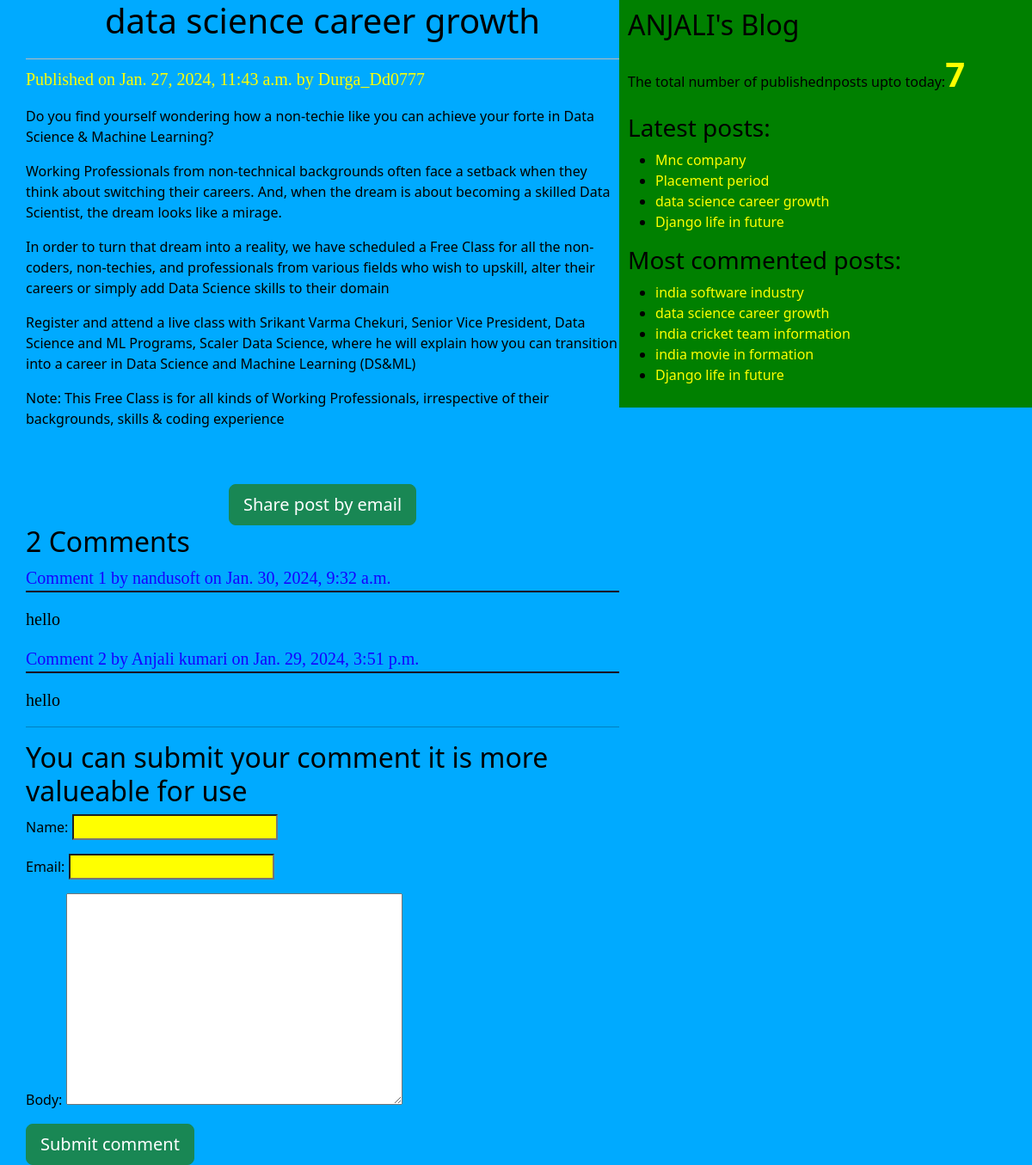
Screenshot of /2024/01/27/data-science-career-growth/ with the database file from the repository.
### blog/models.py (models this page shows, shortened)
class Post(models.Model):
    STATUS_CHOICES=(('draft','Draft'),('published','Published'))
    title=models.CharField(max_length=256)
    slug=models.SlugField(max_length=264,unique_for_date='publish')
    author=models.ForeignKey(User,on_delete=models.CASCADE ,related_name='blog_posts')
    body=models.TextField()
    publish=models.DateTimeField(default=timezone.now)
    created=models.DateTimeField(auto_now_add=True)
    updated=models.DateTimeField(auto_now=True)
    status=models.CharField(max_length=10,choices=STATUS_CHOICES,default='draft')
    objects=Custommanager()
    tags=TaggableManager()
    class Meta:
        ordering=('-publish',)
    def get_absolute_url(self):
        return reverse("post_detail", args=[self.publish.year,self.publish.strftime('%m'),self.publish.strftime('%d'),self.slug])

class Comments(models.Model):
    post=models.ForeignKey(Post,related_name='comments',on_delete=models.CASCADE)
    name=models.CharField(max_length=32)
    email=models.EmailField()
    body=models.TextField()
    created=models.DateTimeField(auto_now_add=True)
    updated=models.DateTimeField(auto_now=True)
    active=models.BooleanField(default=True)
    class Meta:
        ordering=('-created',)

### blog/views.py (the view)
# urls.py: path('<int:year>/<int:month>/<int:day>/<slug:post>/',views.post_detail_view,name='post_detail'),
def post_detail_view(request,year,month,day,post):
   post=get_object_or_404(Post,slug=post,
                             status='published',
                              publish__year=year,
                              publish__month=month,
                              publish__day=day)
   comments=post.comments.filter(active=True)
   csubmit=False
   if request.method=='POST':
       form=Commentform(request.POST)
       if form.is_valid():
           new_comment=form.save(commit=False)
           new_comment.post=post
           new_comment.save()
           csubmit=True
   else:
       form=Commentform()
   return render(request,'blog/post_detail.html',{'post':post,'csubmit':csubmit,'form':form,'csubmit':csubmit,'comments':comments})

### blog/forms.py
class Commentform(forms.ModelForm):
    class Meta:
        model=Comments
        fields=('name','email','body')

### blog/models.py (called while the page is built)
    def get_queryset(self):
        return super().get_queryset().filter(status='published')

### blog/templatetags/blog_tags.py (called while the page is built)
@register.simple_tag(name='my_tag')
def total_posts():
    return Post.objects.count()

@register.inclusion_tag('blog/latest_posts123.html')
def show_latest_post(count=3):
  latest_posts =Post.objects.order_by('-publish')[:count]
  return {'latest_posts':latest_posts}

@register.simple_tag(name='get_most_commented_posts')
def get_most_commented_posts(count=5):
   return Post.objects.annotate(total_comments=Count('comments')).order_by('-total_comments')[:count]

### blog/templates/blog/post_detail.html (shortened to what this page needs)
{%extends 'blog/base.html'%}
   {%block content%}
       <h1>{{post.title}}</h1>
       <p id='date'> Published on {{post.publish}} by {{post.author|title}}</p>
        {{post.body|linebreaks}}<br><br>
        <div class='container' align='center'>
        <a href='/{{post.id}}/share' class='btn btn-lg btn-success'>Share post by email </a>
        </div>
        {% with comments.count as comments_count%}
          <h2>{{comments_count}} Comment{{comments_count|pluralize}}</h2>
        {%endwith%}
        {%if comments%}
          {%for comment in comments%}
           <p id='ch'> Comment {{forloop.counter}} by {{comment.name}} on {{comment.created}}</p>
          <div class='cb'>{{comment.body|linebreaks}}</div>
          {%endfor%}
        {%else%}
          <p>There are no comments yet</p>
        {%endif%}
        {%if csubmit%}
          <h2>Your comment sended successfully</h2>
          {%else%}<hr>
          <h2>You can submit your comment it is more valueable for use</h2>
           <form method='post'>
               {{form.as_p}}
               <input type='submit' class="btn btn-primary btn-lg btn-success"    value='Submit comment'>
           </form>
        {%endif%}
    {%endblock%}

### blog/templates/blog/base.html (shortened to what this page needs)
<!DOCTYPE html>
{%load static%}
{%load blog_tags%}
<html lang="en">
<head>
    <link rel="stylesheet" href="https://cdn.jsdelivr.net/npm/bootstrap@5.3.2/dist/css/bootstrap.min.css">
    <link rel="stylesheet" href="{% static "blog1.css" %}">
</head>
<body>
    <div class="content">
    {%block content%}
    {%endblock%}
    </div>
    <div class="sidebar">
        <h2>ANJALI's Blog</h2>
        <p>The total number of publishednposts upto today:<span id='pcount'>{%my_tag%}</span></p>
        <h3>Latest posts:</h3>{%show_latest_post 4%}
        <h3>Most commented posts:</h3>
        {%get_most_commented_posts as most_commented_posts%}
        <ul>
            {%for post in most_commented_posts%}
            <li> <a href="{{post.get_absolute_url}}">{{post.title}}</a></li>
            {%endfor%}
        </ul>
    </div>
</body>
</html>

### blog/templates/blog/latest_posts123.html
<ul>
    {%for post in latest_posts%}
    <li> <a href="{{post.get_absolute_url}}">{{post.title}}</a></li>
    {%endfor%}
</ul>

### blog/static/blog1.css (style rules this page uses)
.content { width: 60%; float: left; padding: 0 0 0 30px; background: rgb(0, 170, 255); height: 100%; }
.sidebar { width: 40%; float: right; padding: 10px; background: green; height: 100%; }
h1 { text-align: center; border-bottom: 1px solid #bbb; padding-bottom: 20px; }
body { color: black; background-color: rgb(0, 170, 255); }
#date { color: yellow; font-size: 20px; font-family:initial ; }
a { color: yellow; text-decoration: none; }
input { color: blue; background-color: yellow; }
#ch { color: rgb(21, 0, 255); font-size: 20px; font-family: italic; border-bottom: 2px solid rgb(23, 1, 25); }
.cb { font-family: initial; font-size: 20px; }
#pcount { font-size: 40px; color: yellow; font-weight: bold; }

### rows the page displays
Post: publish "Jan. 27, 2024, 11:43 a.m.", author "Durga_Dd0777", body "Do you find yourself wondering how a non-techie like you can achieve your forte in Data Science & Machine Learning? Working Professionals from non-technical backgrounds often face a setback when they think about switching their careers. And, when the dream is about becoming a skilled Data Scientist, the dream looks like a mirage. In order to turn that dream into a reality, we have scheduled a Free Class for all the non-coders, non-techies, and professionals from various fields who wish to upskill, alter their careers or simply add Data Science skills to their domain Register and attend a live class with Srikant Varma Chekuri, Senior Vice President, Data Science and ML Programs, Scaler Data…", title "data science career growth"
Comments: name "nandusoft", created "Jan. 30, 2024, 9:32 a.m.", body "hello"
Comments: name "Anjali kumari", created "Jan. 29, 2024, 3:51 p.m.", body "hello"
Post: title "Mnc company"
Post: title "Placement period"
Post: title "Django life in future"
Post: title "india software industry"
Post: title "india cricket team information"
Post: title "india movie in formation"

### other values shown
{{ comments_count }} "2"
